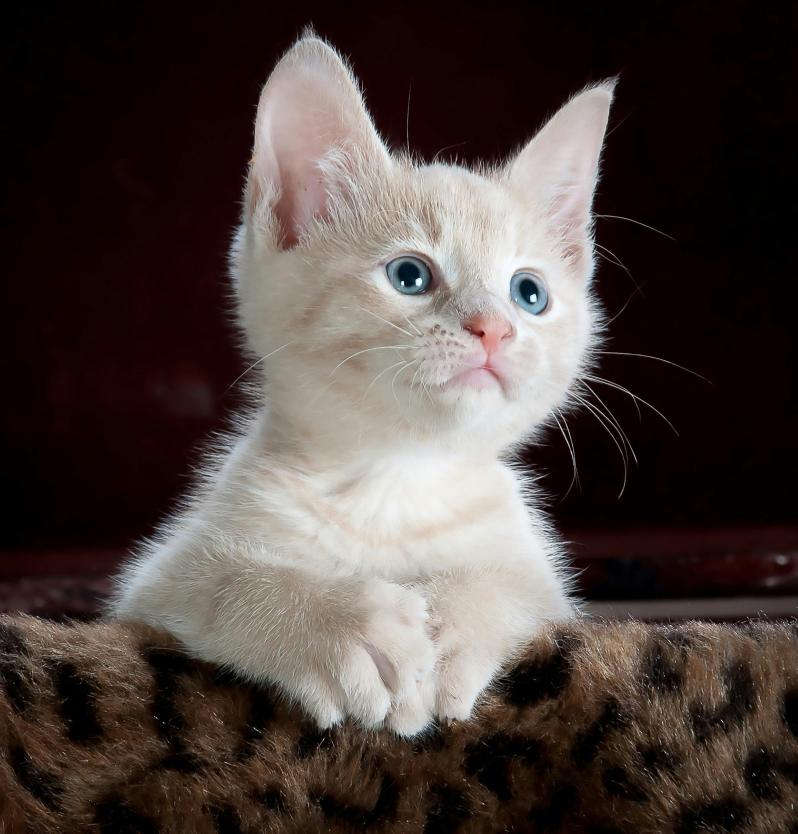
#> input picture Images/Cat4.jpg, 2392 x 2500 px (shown at 1/3 size)
$ python basic.py
#> lines starting #> are read from the running program, lines starting #| are printed output that depends on the picture; after the words box and inside, x2 and y2 are one past the last pixel; in counts of white or black regions, pixels touching at a corner belong together
#> further down, img is the input picture: shape (2500, 2392, 3); mean B, G, R 63.1, 66.8, 77.4
### rescale.py
import cv2 as cv

# img = cv.imread('Images/Cat.jpg')

# cv.imshow('Cat', img)

def rescaleFrame(frame, scale=0.50):
    # Works for Images, Videos and Live Feed
#> called with scale = 0.5
    width = int(frame.shape[1]*scale)
#> width = 1196
    height = int(frame.shape[0]*scale)
#> height = 1250

    dimensions = (width, height)
#> dimensions = (1196, 1250)

    return cv.resize(frame, dimensions, interpolation=cv.INTER_AREA)

# [4 lines left out: function changeRes, not called in this run]


# [12 lines that do not run on import are left out]

### basic.py
import cv2 as cv
from rescale import rescaleFrame

img = cv.imread('Images/Cat4.jpg')
img = rescaleFrame(img)

cv.imshow('Cat', img)

# COnverting to GrayScale

gray = cv.cvtColor(img, cv.COLOR_BGR2GRAY)
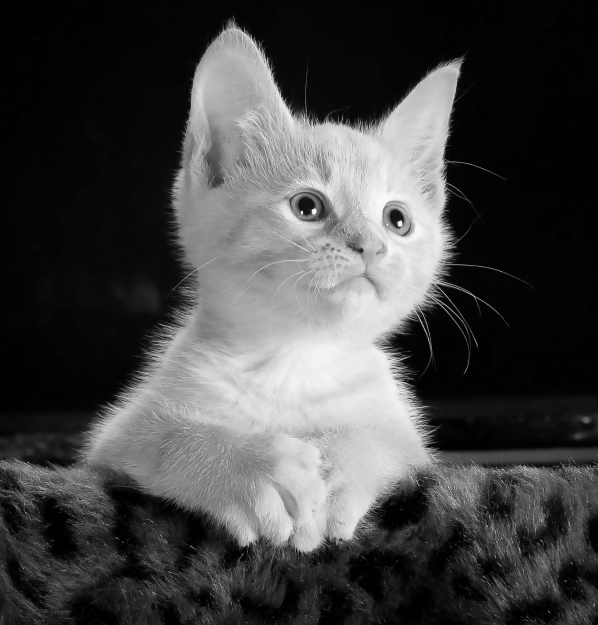
#> gray: shape (1250, 1196) (shown at 1/2 size); min 0, max 252, mean 69.6
cv.imshow('Gray',gray)

# Blur an Image

blur = cv.GaussianBlur(img, (7,7), cv.BORDER_DEFAULT)
cv.imshow('Blur', blur)

# Edge Cascade
canny = cv.Canny(img, 125, 175)
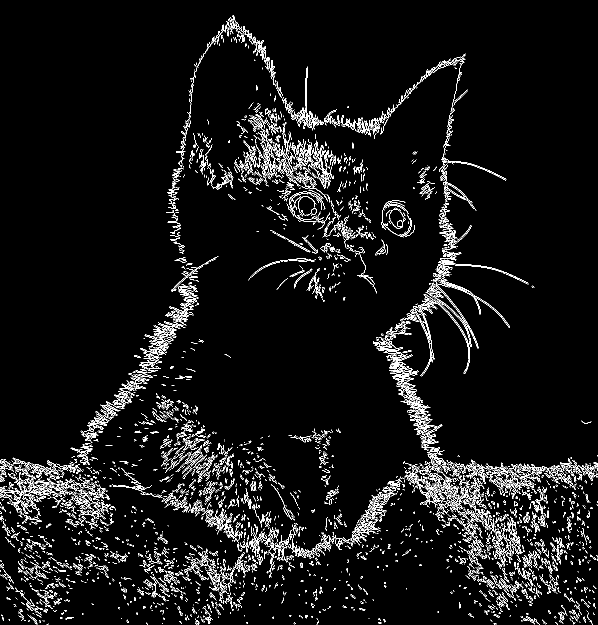
#> canny: shape (1250, 1196) (shown at 1/2 size); 5.1% white in thin lines or dots
# canny = cv.Canny(blur, 125, 175)
cv.imshow('Canny', canny)

# Dilating the Image - we will dilate the canny edge features

dilated = cv.dilate(canny, (7,7), iterations=3)
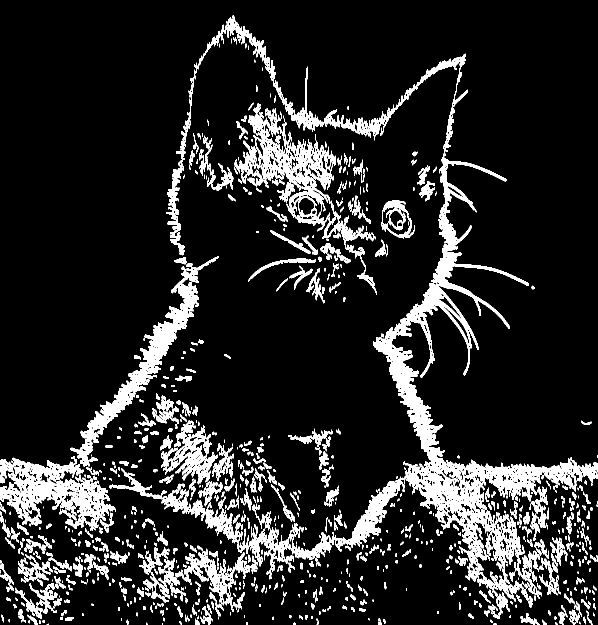
#> dilated: shape (1250, 1196) (shown at 1/2 size); 12.7% white; 1129 white regions (465 under 20 px), largest, box (x1, y1, x2, y2) and area: (670, 107, 1196, 1193) 51293, (0, 915, 232, 1062) 13999, (141, 512, 437, 933) 13467
cv.imshow('Dilated', dilated)

# Eroding - opposite of dilation

eroded = cv.erode(dilated, (3,3), iterations=1)
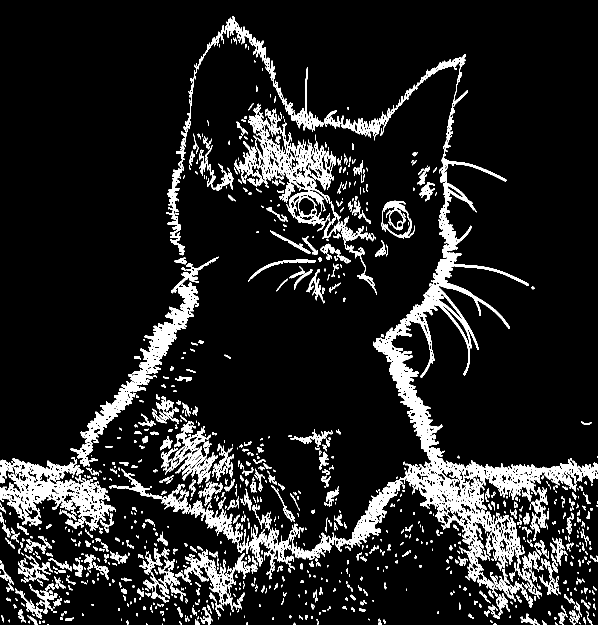
#> eroded: shape (1250, 1196) (shown at 1/2 size); 11.1% white; 1318 white regions (651 under 20 px), largest, box (x1, y1, x2, y2) and area: (670, 108, 1196, 1193) 45757, (141, 513, 437, 933) 12258, (0, 916, 215, 1062) 12032
cv.imshow('Eroded',eroded)

# Resize
resized = cv.resize(img, (500,500)) # Ignores the aspect ration
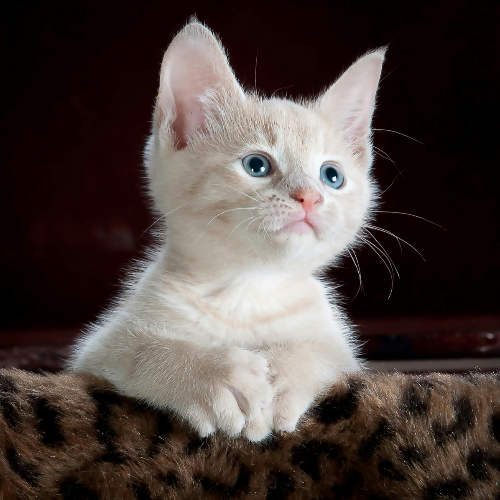
#> resized: shape (500, 500, 3); mean B, G, R 63.1, 66.8, 77.4
# resized = cv.resize(img, (500,500), interpolation=cv.INTER_AREA) useful when you are shrinking an image that is smaller than the
# original dimension
# For enlarging, we use interpolation=cv.INTER_LINEAR or cv.INTER_CUBIC, cubic is slower but results in much higher quality
cv.imshow('Resized', resized)


# Cropping
cropped = img[50:200, 200:400]
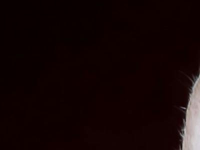
#> cropped: shape (150, 200, 3); mean B, G, R 6.1, 6.3, 20.3
cv.imshow('Cropped', cropped)


cv.waitKey(0)
